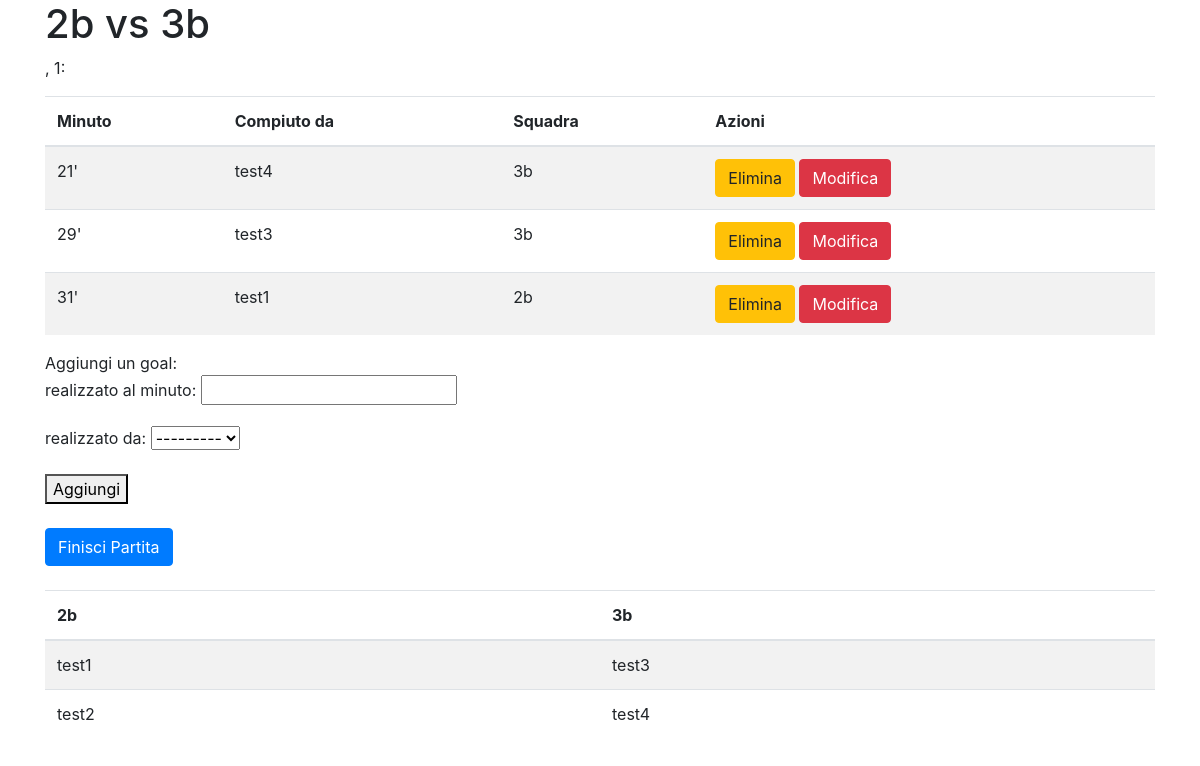
/calcetto/arbitra/1 (signed in), run on an earlier commit of the app's database.
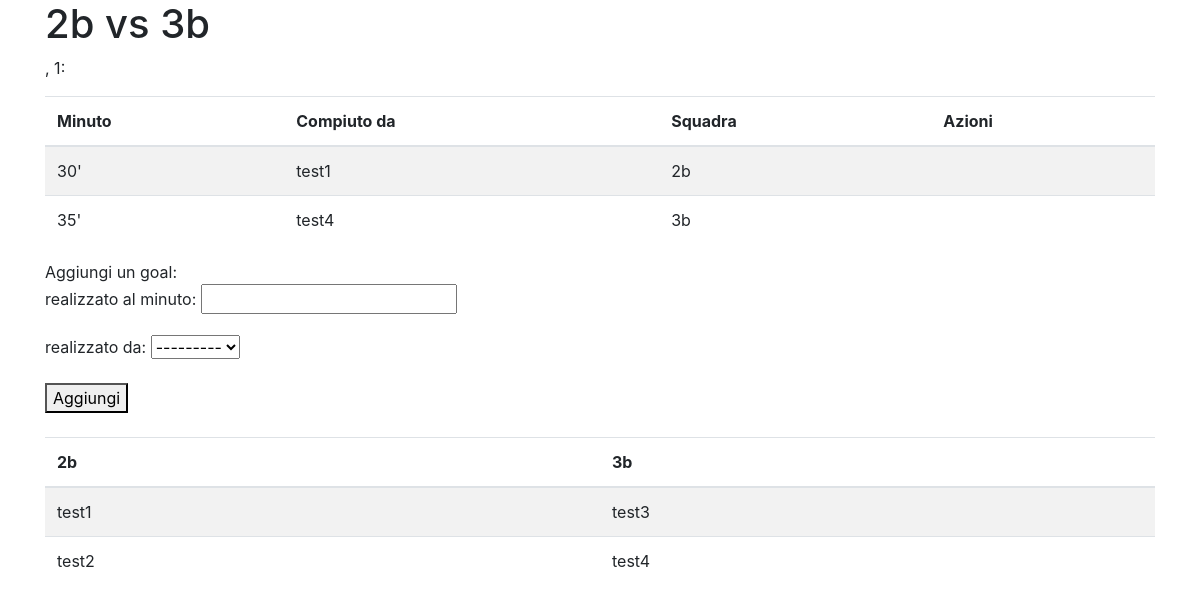
And on a later commit of the database.
### calcetto/models.py (models this page shows, shortened)
class Goal(models.Model):
    realizzato = models.DateTimeField(auto_now_add=True, blank=True)
    minuto = models.IntegerField()
    giocatore = models.ForeignKey(Studente, on_delete=models.CASCADE)
    squadra = models.ForeignKey(Squadra, on_delete=models.CASCADE)

class Studente(models.Model):
    nome = models.CharField(max_length=100)
    cartellini = models.ManyToManyField(Cartellino)
    goals = models.IntegerField(default=0)
    def __str__(self):
        return self.nome

class Squadra(models.Model):
    classe = models.CharField(max_length=30)
    calciatori = models.ManyToManyField(Studente)
    score = models.IntegerField(default=0)
    eliminata = models.BooleanField(default=False)
    contatto = models.EmailField(null=True, blank=True)

### calcetto/views.py (the view, shortened to what this page needs)
# urls.py: path('calcetto/arbitra/<int:pk>', login_required(views.ArbitraPartite.as_view())),
class ArbitraPartite(View):
    template_name = 'arbitra.html'
    def get(self, request, pk):
        form = CreaGoal()
        partita = Partita.objects.get(pk=pk)
        squadra1 = partita.squadra_1
        squadra2 = partita.squadra_2
        form.fields["giocatore"].queryset = squadra1.calciatori.all() | squadra2.calciatori.all()
        return render(request, self.template_name, {'partita': partita, 'goals': partita.goals.all(), 'form': form, 'squadra1': squadra1.calciatori.all(), 'squadra2': squadra2.calciatori.all()})

### calcetto/forms.py
class CreaGoal(forms.ModelForm):
    class Meta:
        model = Goal
        fields = ('minuto', 'giocatore')
        labels = {
            'minuto': 'realizzato al minuto',
            'giocatore': 'realizzato da'
        }

### calcetto/templates/arbitra.html (shortened to what this page needs)
{% extends 'base.html' %}
{% block content %}
<div class="container">
  <h1>{{partita.squadra_1.classe}} vs {{partita.squadra_2.classe}}</h1>
  <p>{{partita.data|date}}, {{partita.data.hour|add:"1"}}:{% if partita.data.minute < 10 %}0{{partita.data.minute}}{% else %}{{partita.data.minute}}{% endif %}</p>
  <table class="table table-striped">
    <thead>
      <th>Minuto</th>
      <th>Compiuto da</th>
      <th>Squadra</th>
      <th>Azioni</th>
    </thead>
    <tbody>
      {% for goal in goals %}
        <tr>
          <td>{{goal.minuto}}'
          <td>{{goal.giocatore.nome}}</td>
          <td>{{goal.squadra.classe}}</td>
          <td>{% if partita.finita == False %}<a href="/calcetto/elimina/{{goal.id}}/p?partita={{partita.id}}"><button class="btn btn-warning">Elimina</button></a> <a href="/calcetto/modifica/{{goal.id}}/p?partita={{partita.id}}"><button class="btn btn-danger">Modifica</button></a>{% endif %}</td>
        </tr>
      {% endfor %}
    </tbody>
  </table>
  Aggiungi un goal:
  <form class="form form.control" action="/calcetto/arbitra/{{partita.id}}" method="post">
    {{form.as_p}}
    <button type="submit" name="button">Aggiungi</button>
  </form>
  <br>
  {% if partita.finita == False %}
  <a href="/calcetto/finisci/{{partita.id}}"><button class="btn btn-primary">Finisci Partita</button></a><br><br>
  {% endif %}
  <div class="squadre">
    <table class="table table-striped">
      <thead>
        <th>{{partita.squadra_1.classe}}</th>
      </thead>
      <tbody>
        {% for calciatore in squadra1 %}
          <tr><td>{{calciatore.nome}}</td></tr>
        {% endfor %}
      </tbody>
    </table>
    <table class="table table-striped">
      <thead>
        <th>{{partita.squadra_2.classe}}</th>
      </thead>
      <tbody>
        {% for calciatore in squadra2 %}
        <tr><td>{{calciatore.nome}}</td></tr>
        {% endfor %}
      </tbody>
    </table>
  </div>
</div>
{% endblock %}

What changed in the data, as far as the page shows it:
removed Goal: minuto "21", giocatore.nome "test4", squadra.classe "3b"
removed Goal: minuto "29", giocatore.nome "test3", squadra.classe "3b"
removed Goal: minuto "31", giocatore.nome "test1", squadra.classe "2b"
changed Partita: finita False → True (drawn)
added Goal: minuto "30", giocatore.nome "test1", squadra.classe "2b"
added Goal: minuto "35", giocatore.nome "test4", squadra.classe "3b"
Also different on the page:
text no longer shown: "Finisci Partita"
